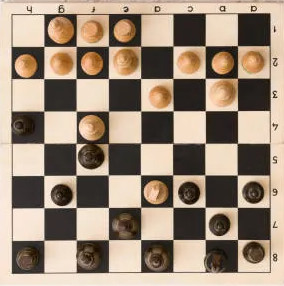
#> input picture assets/images/top_down_zoom_180.jpg, 284 x 286 px
$ python -i vision.py   (imports and definitions only)
#> lines starting #> are read from the running program, lines starting #| are printed output that depends on the picture; after the words box and inside, x2 and y2 are one past the last pixel; in counts of white or black regions, pixels touching at a corner belong together
#> further down, picture is the input picture: shape (286, 284, 3); mean B, G, R 121, 138.9, 156.9
from collections import defaultdict

import chess
import cv2
import numpy as np

"""
ChessAnalyst is used to extract information from a current frame of the board
to filter down the next move that was made relative to the internal state of the engine
"""


class ChessAnalyst:
    def __init__(self):
        self.density_map = {}  # sqr => density
        self.mean_colour_map = {}

    # [112 lines left out: function position_delta, not called in this run]

    def edge_extraction(self, frame, d_itr=1):
#> called with d_itr = 1
        SIGMA = 0.33
        img = frame.copy()
        gray = cv2.cvtColor(img, cv2.COLOR_BGR2GRAY)
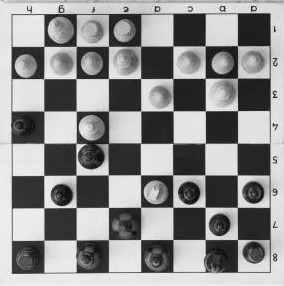
#> gray: shape (286, 284); min 3, max 249, mean 142.3
        clahe = cv2.createCLAHE(clipLimit=2.0, tileGridSize=(8, 8))
        contrast_img = clahe.apply(gray)
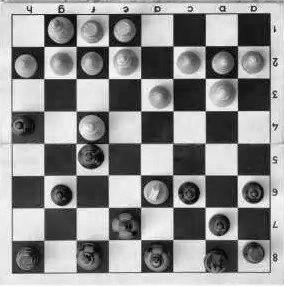
#> contrast_img: shape (286, 284); min 2, max 253, mean 141.8
        blurred = cv2.GaussianBlur(contrast_img, (5, 5), 0)
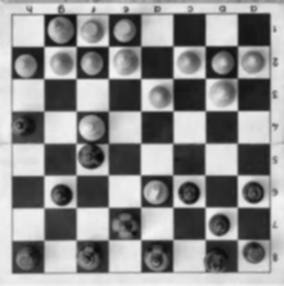
#> blurred: shape (286, 284); min 8, max 244, mean 141.8
        v = np.median(blurred)
#> v = 158
        lower = int(max(0, (1 - SIGMA) * v))
#> lower = 105
        upper = int(min(255, (1 + SIGMA) * v))
#> upper = 210
        edges_a = cv2.Canny(contrast_img, lower, upper)
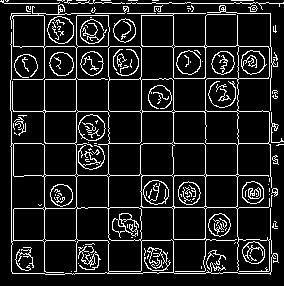
#> edges_a: shape (286, 284); 11.8% white in thin lines or dots
        d_edges = cv2.dilate(edges_a, None, iterations=d_itr)
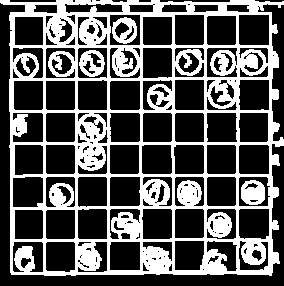
#> d_edges: shape (286, 284); 35.1% white; 4 white regions, box (x1, y1, x2, y2) and area: (0, 0, 284, 276) 27241, (241, 180, 265, 205) 461, (79, 50, 105, 77) 406, (112, 17, 137, 44) 378
        return d_edges

    #
    # [5 lines left out: function is_low_contrast, not called in this run]

    # creates greater differences when evaluating density thresholds, good for distinguishing pieces from noise
    def hard_sigmoid(self, x, weight=100, bias=0.145):
        return 1 / (np.exp(-weight * (x - bias)))


"""
The vision main loop and its helpers are used to call upon board analysis
"""


# Sort points based on their coordinates to get TL, TR, BR, BL order
# [246 lines left out: functions order_points, click_event, remap_square, map_squares, draw_grid, show_controls and 1 more, not called in this run]

>>> import cv2
>>> picture = cv2.imread('../assets/images/top_down_zoom_180.jpg')
>>> result = ChessAnalyst().edge_extraction(picture)

$ run again, on assets/images/top_down_zoom_270cw.jpg
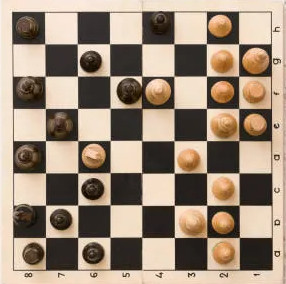
#> input picture assets/images/top_down_zoom_270cw.jpg, 286 x 284 px
#> picture is the input picture: shape (284, 286, 3); mean B, G, R 121, 138.9, 156.9
#> in edge_extraction, `blurred = cv2.GaussianBlur(contrast_img, (5, 5), 0)`:
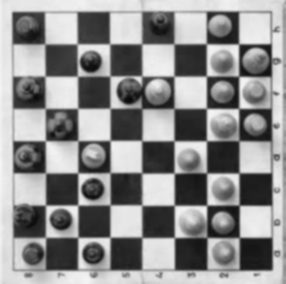
#> blurred: shape (284, 286); min 8, max 245, mean 142.2
#> v = 159
#> lower = 106
#> upper = 211
#> edges_a: shape (284, 286); 11.8% white in thin lines or dots
#> in edge_extraction, `d_edges = cv2.dilate(edges_a, None, iterations=d_itr)`:
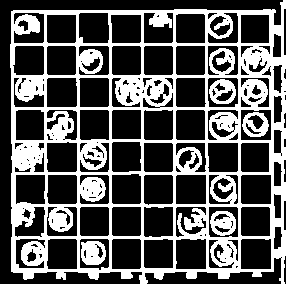
#> d_edges: shape (284, 286); 35% white; 5 white regions, box (x1, y1, x2, y2) and area: (10, 0, 286, 284) 26795, (81, 241, 106, 265) 467, (210, 211, 236, 236) 425, (209, 79, 236, 104) 391, (242, 112, 269, 137) 376

$ run again, on assets/images/top_down_zoom_90cw.jpg
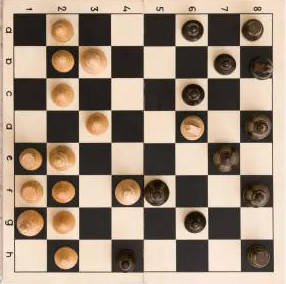
#> input picture assets/images/top_down_zoom_90cw.jpg, 286 x 284 px
#> picture is the input picture: shape (284, 286, 3); mean B, G, R 121, 138.9, 156.9
#> in edge_extraction, `blurred = cv2.GaussianBlur(contrast_img, (5, 5), 0)`:
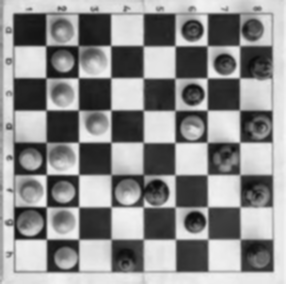
#> blurred: shape (284, 286); min 9, max 246, mean 141.6
#> v = 157
#> lower = 105
#> upper = 208
#> edges_a: shape (284, 286); 11.8% white in thin lines or dots
#> in edge_extraction, `d_edges = cv2.dilate(edges_a, None, iterations=d_itr)`:
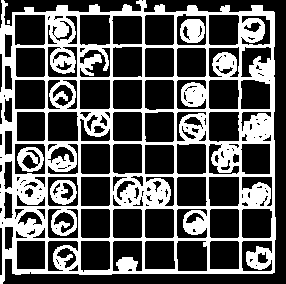
#> d_edges: shape (284, 286); 35.1% white; 5 white regions (1 under 20 px), largest, box (x1, y1, x2, y2) and area: (0, 0, 276, 284) 27239, (180, 19, 205, 43) 457, (50, 180, 77, 205) 396, (17, 147, 44, 172) 370

$ run again, on assets/images/top_down_zoom.png
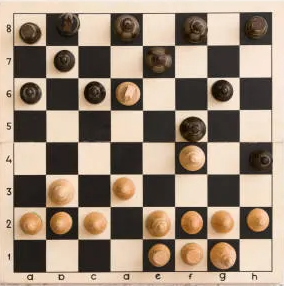
#> input picture assets/images/top_down_zoom.png, 284 x 286 px
#> picture is the input picture: shape (286, 284, 3); mean B, G, R 121.1, 138.9, 157
#> in edge_extraction, `blurred = cv2.GaussianBlur(contrast_img, (5, 5), 0)`:
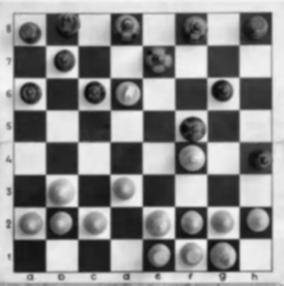
#> blurred: shape (286, 284); min 10, max 246, mean 142.2
#> v = 159
#> lower = 106
#> upper = 211
#> edges_a: shape (286, 284); 11.8% white in thin lines or dots
#> in edge_extraction, `d_edges = cv2.dilate(edges_a, None, iterations=d_itr)`:
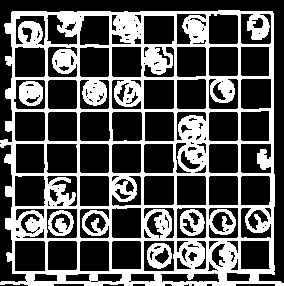
#> d_edges: shape (286, 284); 34.8% white; 5 white regions, box (x1, y1, x2, y2) and area: (0, 10, 284, 286) 26612, (19, 81, 43, 106) 456, (180, 209, 205, 236) 396, (48, 210, 74, 236) 388, (147, 243, 172, 269) 384
